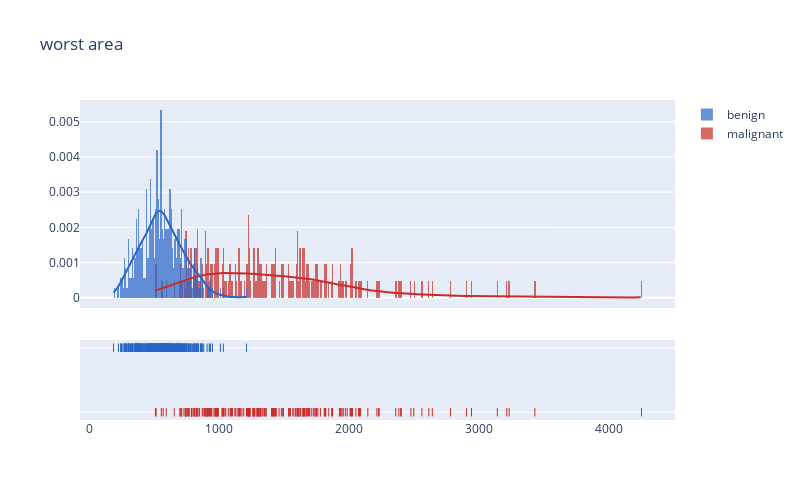

Notebook code cell kept with this figure:
### Markdown cell above
##### Distributions of `Worst Area` by Target:

### Code cell
#plot_distribution('worst radius', .5)
#plot_distribution('worst texture', .5)
#plot_distribution('worst perimeter', 5)
plot_distribution('worst area', 10)
#plot_distribution('worst smoothness', .5)
#plot_distribution('worst compactness' .5)
#plot_distribution('worst concavity' .5)
#plot_distribution('worst concave points' .5)
#plot_distribution('worst symmetry' .5)
#plot_distribution('worst fractal' .5)

### Figure 1 — Plotly figure (JSON) as saved in the notebook; plotly's stock layout.template omitted (floating-point values rounded to 4 significant figures; data arrays with more than 128 entries replaced by an {"elided": "..."} marker saying what was removed)
{"data": [{"autobinx": false, "histnorm": "probability density", "legendgroup": "malignant", "marker": {"color": "#c82b28"}, "name": "malignant", "opacity": 0.7, "type": "histogram", "x": {"elided": "212 float values"}, "xaxis": "x", "xbins": {"end": 4254, "size": 10, "start": 508.1}, "yaxis": "y"}, {"autobinx": false, "histnorm": "probability density", "legendgroup": "benign", "marker": {"color": "#2865c8"}, "name": "benign", "opacity": 0.7, "type": "histogram", "x": {"elided": "357 float values"}, "xaxis": "x", "xbins": {"end": 1210, "size": 10, "start": 185.2}, "yaxis": "y"}, {"legendgroup": "malignant", "marker": {"color": "#c82b28"}, "mode": "lines", "name": "malignant", "showlegend": false, "type": "scatter", "x": {"elided": "500 float values"}, "xaxis": "x", "y": {"elided": "500 float values"}, "yaxis": "y"}, {"legendgroup": "benign", "marker": {"color": "#2865c8"}, "mode": "lines", "name": "benign", "showlegend": false, "type": "scatter", "x": {"elided": "500 float values"}, "xaxis": "x", "y": {"elided": "500 float values"}, "yaxis": "y"}, {"legendgroup": "malignant", "marker": {"color": "#c82b28", "symbol": "line-ns-open"}, "mode": "markers", "name": "malignant", "showlegend": false, "type": "scatter", "x": {"elided": "212 float values"}, "xaxis": "x", "y": {"elided": "212 str values"}, "yaxis": "y2"}, {"legendgroup": "benign", "marker": {"color": "#2865c8", "symbol": "line-ns-open"}, "mode": "markers", "name": "benign", "showlegend": false, "type": "scatter", "x": {"elided": "357 float values"}, "xaxis": "x", "y": {"elided": "357 str values"}, "yaxis": "y2"}], "layout": {"barmode": "overlay", "height": 500, "hovermode": "closest", "legend": {"traceorder": "reversed"}, "title": {"text": "worst area"}, "width": 800, "xaxis": {"anchor": "y2", "domain": [0, 1], "zeroline": false}, "yaxis": {"anchor": "free", "domain": [0.35, 1], "position": 0}, "yaxis2": {"anchor": "x", "domain": [0, 0.25], "dtick": 1, "showticklabels": false}}}
